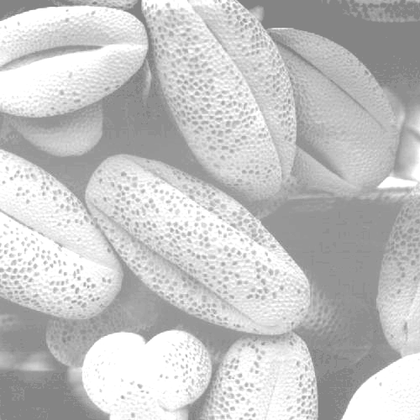
%> input picture Matlab/imgSource/polen1.tif, 420 x 420 px, shrunk from 500 x 500 before the run
$ octave --eval "myHistogram;"   (GNU Octave 9; MATLAB toolbox functions it lacks are replaced by stand-ins)
%> lines starting %> are read from the running program, lines starting %| are printed output that depends on the picture
function myHistogram

clear all, close all;
img1 = imread('C:\Users\baser\Documents\MATLAB\imageProc\imgSource\polen1.tif');
%> img1 is the input picture: size 420x420 uint8; min 125, max 255, mean 196.3
img2 = imread('C:\Users\baser\Documents\MATLAB\imageProc\imgSource\polen2.tif');
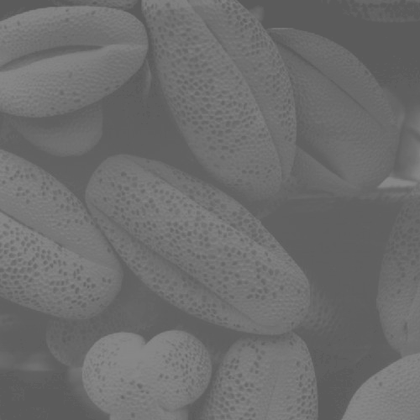
%> input picture Matlab/imgSource/polen2.tif, 420 x 420 px, shrunk from 500 x 500 before the run
%> img2 is the input picture: size 420x420 uint8; min 88, max 137, mean 109.1
img3 = imread('C:\Users\baser\Documents\MATLAB\imageProc\imgSource\polen3.tif');
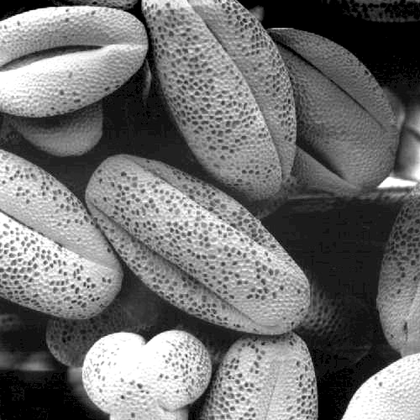
%> input picture Matlab/imgSource/polen3.tif, 420 x 420 px, shrunk from 500 x 500 before the run
%> img3 is the input picture: size 420x420 uint8; min 0, max 255, mean 113.2
img4 = imread('C:\Users\baser\Documents\MATLAB\imageProc\imgSource\polen4.tif');
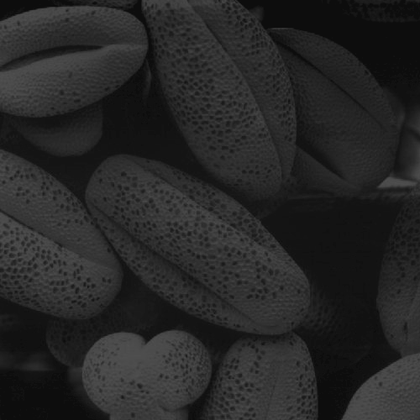
%> input picture Matlab/imgSource/polen4.tif, 420 x 420 px, shrunk from 500 x 500 before the run
%> img4 is the input picture: size 420x420 uint8; min 10, max 81, mean 38.7

[x, y, z] = size(img1);         %first image sizes
%> x = 420; y = 420; z = 1
numPixel1 = x * y;
%> numPixel1 = 176400
[x, y, z] = size(img1);         %second image sizes
numPixel2 = x * y;
%> numPixel2 = 176400
[x, y, z] = size(img1);         %third image sizes
numPixel3 = x * y;
%> numPixel3 = 176400
[x, y, z] = size(img1);         %fourth image sizes
numPixel4 = x * y;
%> numPixel4 = 176400

% [14 lines of commented-out code are left out]
myHist = findHist(img1);
%> after the loop in findHist, `for i = 1: x`: val = 256 values, max 19307 at index 255, min 0 at index 1, mean 689.1
%> myHist has the same summary as val in findHist
myHist2 = findHist(img2);
%> myHist2 = 256 values, max 13308 at index 97, min 0 at index 1, mean 689.1
myHist3 = findHist(img3);
%> myHist3 = 256 values, max 10370 at index 1, min 0 at index 256, mean 689.1
myHist4 = findHist(img4);
%> myHist4 = 256 values, max 10911 at index 20, min 0 at index 1, mean 689.1

%find histogram of images and calculate transfer functions
transF1 = transferF(myHist, numPixel1);
%> after the loop in transferF, `for i = 1 : 255`: val = 255 values from 0 to 1
%> transF1 = 255 values from 0 to 1
transF2 = transferF(myHist2, numPixel2);
%> transF2 = 255 values from 0 to 1
transF3 = transferF(myHist3, numPixel3);
%> transF3 = 255 values from 0.0588 to 1
transF4 = transferF(myHist4, numPixel4);
%> transF4 = 255 values from 0 to 1

%make new histogram equalized images
eqIMG1 = eqHist(img1, transF1);
%> in eqHist, `val(x, y) = 0;`: val: size 420x420 double; every value is 0
%> after the loop in eqHist, `for i = 1 : x`:
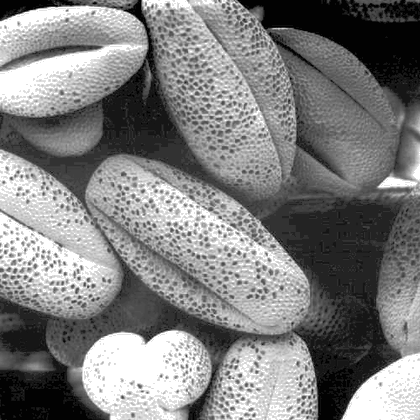
%> val: size 420x420 double; min 0, max 255, mean 127.3
eqIMG2 = eqHist(img2, transF2);
eqIMG3 = eqHist(img3, transF3);
eqIMG4 = eqHist(img4, transF4);

%find new images histograms
histEq1 = findHist(eqIMG1);
%> histEq1 = 256 values, max 17020 at index 256, min 0 at index 4, mean 689.1
histEq2 = findHist(eqIMG2);
%> histEq2 = 256 values, max 13308 at index 32, min 0 at index 2, mean 689.1
histEq3 = findHist(eqIMG3);
%> histEq3 = 256 values, max 10370 at index 1, min 0 at index 2, mean 689.1
histEq4 = findHist(eqIMG4);
%> histEq4 = 256 values, max 10911 at index 34, min 0 at index 3, mean 689.1
%> `myHistogram;`:
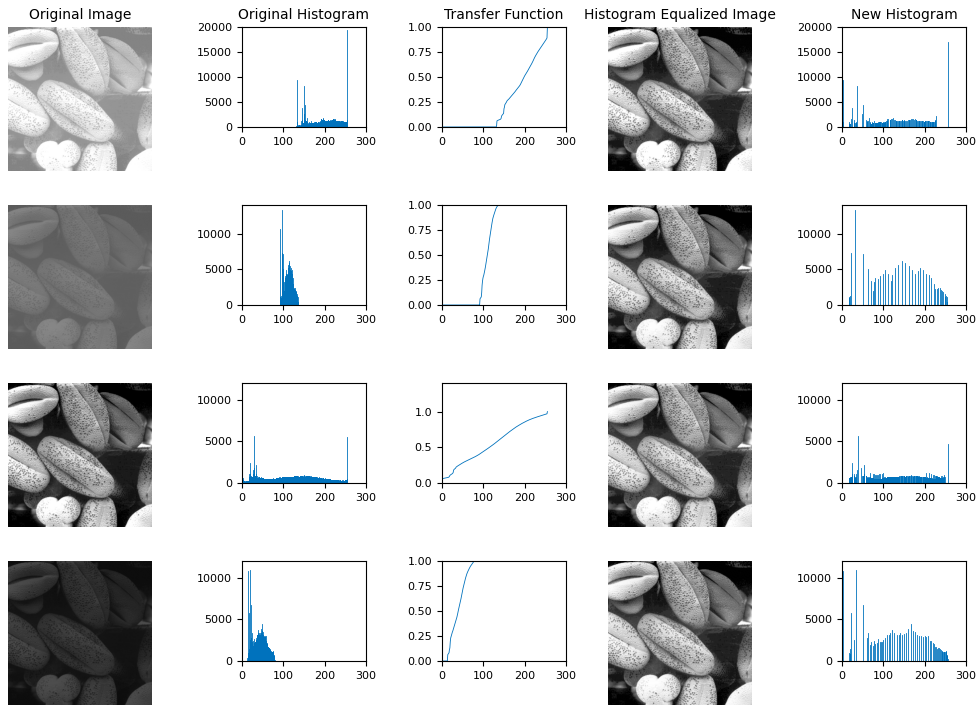
%> figure redrawn from the program's plot data, 20 panels

%show results
subplot(4, 5, 1);
imshow(img1,[0 255]);
title('Original Image');
subplot(4, 5, 2);
stem(myHist, 'marker', 'none');
title('Original Histogram');
subplot(4, 5, 3);
plot(transF1);
title('Transfer Function');
subplot(4, 5, 4);
imshow(eqIMG1, [0 255]);
title('Histogram Equalized Image');
subplot(4, 5, 5);
stem(histEq1, 'marker', 'none');
title('New Histogram');

subplot(4, 5, 6);
imshow(img2,[0 255]);
subplot(4, 5, 7);
stem(myHist2, 'marker', 'none');
subplot(4, 5, 8);
plot(transF2);
subplot(4, 5, 9);
imshow(eqIMG2, [0 255]);
subplot(4, 5, 10);
stem(histEq2, 'marker', 'none');

subplot(4, 5, 11);
imshow(img3,[0 255]);
subplot(4, 5, 12);
stem(myHist3, 'marker', 'none');
subplot(4, 5, 13);
plot(transF3);
subplot(4, 5, 14);
imshow(eqIMG3, [0 255]);
subplot(4, 5, 15);
stem(histEq3, 'marker', 'none');

subplot(4, 5, 16);
imshow(img4,[0 255]);
subplot(4, 5, 17);
stem(myHist4, 'marker', 'none');
subplot(4, 5, 18);
plot(transF4);
subplot(4, 5, 19);
imshow(eqIMG4, [0 255]);
subplot(4, 5, 20);
stem(histEq4, 'marker', 'none');

end

function val = findHist(img)

%find dimensions of parameter
% x : width
% y : height
% z : channel count
[x, y, z] = size(img);

val(256) = 0;
%!!!histogram array can be overflow to 256 so we take the array size 256 !!!

%find histogram array
for i = 1: x
    for j = 1: y
        var = img(i, j);
        val(var + 1) = val(var + 1) + 1;
     end
end

end

%calculate transfer function
function val = transferF(hist, numPix)

val(255) = 0;

%divide every pixel member of histogram array with pixel count
%and take the integral
for i = 1 : 255
    var = hist(i) / numPix;
    if i == 1   %do this for first member of array
        val(i) = var;
    else
        val(i) = val(i - 1) + var;
    end
end

end

%find new histogram equalized image
function val = eqHist(img, tf)

[x, y, z] = size(img);

val(x, y) = 0;

for i = 1 : x
    for j = 1 : y
        if(img(i ,j) ~= 0)
            %product every pixel of image with transfer function
            val(i ,j) = round(tf(img(i, j)) * 255);
        end
    end
end

end
